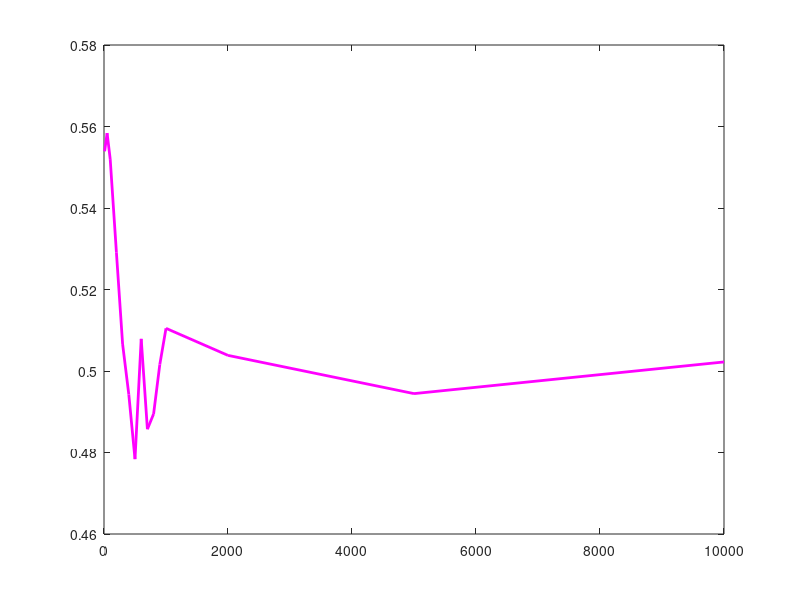

Recreate this plot in MATLAB. (Note: this script raises an error after producing the figure.)
% Econometrics I
% Question 2, Problem Set 2
% Chiara Vergeat

clear;
rng('default')

%% a) Monte Carlo Simulation for Bols is unbiased 

%creating vector to fill with estimated values of beta and alpha
auxAB = zeros(1000,2)

%Monte Carlo simulation - 1000 times with sample size == 1000
for i=1:1000
    i
%generating random shocks
e = -1+2*rand(1000,1); %uniform distribution
z = chi2rnd(3,1000,1); % chi2 distribution

% calculating the correspondent value for y
Y=1+(.5*z)+e;

%creating matrix of regressors
X = [ones(1000,1) z];

%Estimating beta OLS
beta = inv(X'*X)*X'*Y;
beta = beta' ;

%storing the estimated alpha and beta in the vector with all betas
auxAB(i,1:2) = beta(:,1:2);

end


% computing the average values obtained
coeff = mean(auxAB)

% the average value of beta is very close to 0.5, i.e. the true value of
% beta. 

%% b) B ols converges to beta 
%1)
% the same estimation is done with small to large sample size, the
% estimated beta should converge to the true parameter as the sample size
% increases. 

%vector of sample sizes
%sizes=linspace(1,100,10)'; 
%sizes=[100 250 500 750 1000 2500 5000 7500 10000 25000 50000 75000 100000]'
sizes=[10 50 100 200 300 400 500 600 700 800 900 1000 2000 5000 10000]'
%sizes = 1000*sizes 

%creating vector to fill with estimated values of beta and alpha
auxAB = zeros(size(sizes,1),2)

%Estimation of beta with increasing sample size 
for i=1:size(sizes,1)
    i
%generating random shocks
e = -1+2*rand(sizes(i,1),1); %uniform distribution
z = chi2rnd(3,sizes(i,1),1); % chi2 distribution

% calculating the correspondent value for y
Y=1+(.5*z)+e;

%creating matrix of regressors
X = [ones(sizes(i,1),1) z];

%Estimating beta OLS
beta = inv(X'*X)*X'*Y;
beta = beta' ;

%storing the estimated alpha and beta in the vector with all betas
auxAB(i,1:2) = beta(:,1:2);

end

toplot = auxAB(:, 2)
plot(sizes, toplot,'m', 'LineWidth',2)
yline(0.5)
xlabel('Sample Size')
ylabel('Estimated and true parameter beta')
%plot(sizes, toplot)

%% 2) looking at the distribution of the estimated betas for 5 (increasing)
%sample sizes running a monte carlo simulation. 
hold off;

%sizes=[10 50 100 200 300 400 500 600 700 800 900 1000 2000 5000 10000]' %defining the sample sizes
sizes=[10 50 200 400 600 800 1000 2000 5000 10000]' %defining the sample sizes
nm = 1000 %number of monte carlo simulations for each sample size

AuxB=zeros(nm,size(sizes,1), 2) % defining the (3 dym) object to fill with the estimated alphas and betas for each sample size and monte carlo simulation.
%each row is a different monte carlo simulation, each column is a different
%sample size, the first layer contains the estimated alphas, the secon the
%estimated betas.

for i=1:size(sizes,1)

    %monte carlo simulations
    for j=1:nm
    %generating random shocks
    e = -1+2*rand(sizes(i),1); %uniform distribution
    z = chi2rnd(3,sizes(i),1); % chi2 distribution
    
    % calculating the correspondent value for y
    Y=1+(.5*z)+e;
    
    %creating matrix of regressors
    X = [ones(sizes(i),1) z];
    
    %Estimating beta OLS
    beta = inv(X'*X)*X'*Y;
    beta = beta';    
    %storing the estimated paramethers in AuxB
    auxB(j,i, :) = beta;
    end
end


% PLOTTING THE ESTIMATED DISTRIBUTION OF ALPHA AND BETA, FOR INCREASING
% SAMPLE SIZES

%alpha
for i=1:size(sizes,1)
    alpha =auxB(:,i,1)
    ksdensity(alpha, linspace(0,2,100))
    hold on;
    grid on; 
    legend({'s=10','s=50','s=200', 's=400', 's=600' , ...
        's=800' , 's=1000', 's=2000', 's=5000', 's=10000', },'Location','northwest', 'fontsize', 8)
end

hold off;

%beta
for i=1:size(sizes,1)
    beta =auxB(:,i,2)
    ksdensity(beta, linspace(0,1,100))
    hold on;
     grid on; 
    legend({'s=10','s=50','s=200', 's=400', 's=600' , ...
        's=800' , 's=1000', 's=2000', 's=5000', 's=10000', },'Location','northwest', 'fontsize', 8)
end

hold off;

%% 3) Checking that b_ols is asymptotically normal, with asymptotic variance \sigma_2/Var(z)

%we want to plot the pdf of a normal with mean 0.5, variance
%sigma^2/var(zi) , where sigma is the variance of e together with the pdf
%of the estimated beta for a large sample

sigma = (1/3) % variance of a uniform 
var_z = 6 % variance of z distributed as Chi(3)

var = sigma/var_z
mean = 0.5

figure
r=normrnd(mean,var,10000,1)
histogram(beta)
hold on;
histfit(r)
 

%% 4) RSS/n-k is an unbiased estimator - CHECK WHAT IS WRONG HERE
%creating vector to fill with estimated values of beta and alpha
auxRSS = zeros(1000,1)

%Monte Carlo simulation - 1000 times with sample size == 1000
for i=1:1000
    i
%generating random shocks
e = unifrnd(-1, 1, 1000,1); %uniform distribution
z = chi2rnd(3,1000,1); % chi2 distribution

% calculating the correspondent value for y
Y=1+(.5*z)+e;

%creating matrix of regressors
X = [ones(1000,1) z];

%Estimating beta OLS
beta = inv(X'*X)*X'*Y;
A = X*beta;

%computing residuals and residuals sum of squares
resid = Y - A;
resid = resid.^2;
RSS=sum(resid)/(1000-2);

%storing the estimated alpha and beta in the vector with all betas
auxRSS(i,1) = RSS;
end

clear mean
% computing the average values obtained to check if it coincides with
% variance
a = mean(auxRSS, 1) % the variance should be 1.8333 while i have 0.3333 ??? 








